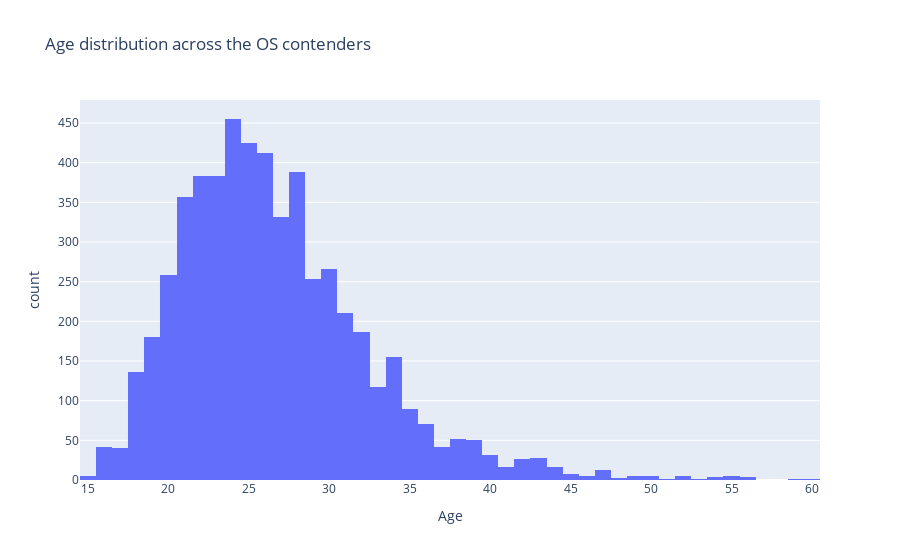

Notebook cell for this chart:
### Markdown cell above
#### histogram över åldrar

### Code cell
fig = px.histogram(
    data_frame=olympic_data_finland,
    x="Age",
    title="Age distribution across the OS contenders"
)

fig.show()

### Figure 1 — Plotly figure (JSON) as saved in the notebook; plotly's stock layout.template omitted (floating-point values rounded to 4 significant figures; data arrays with more than 128 entries replaced by an {"elided": "..."} marker saying what was removed)
{"data": [{"alignmentgroup": "True", "bingroup": "x", "hovertemplate": "Age=%{x}<br>count=%{y}<extra></extra>", "legendgroup": "", "marker": {"color": "#636efa", "pattern": {"shape": ""}}, "name": "", "offsetgroup": "", "orientation": "v", "showlegend": false, "type": "histogram", "x": {"elided": "5467 int values"}, "xaxis": "x", "yaxis": "y"}], "layout": {"barmode": "relative", "legend": {"tracegroupgap": 0}, "title": {"text": "Age distribution across the OS contenders"}, "xaxis": {"anchor": "y", "domain": [0, 1], "title": {"text": "Age"}}, "yaxis": {"anchor": "x", "domain": [0, 1], "title": {"text": "count"}}}}
